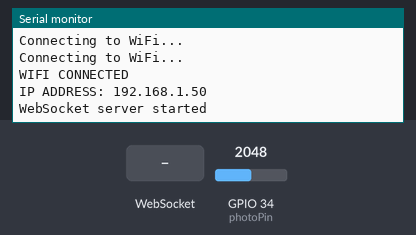
The sketch below on a simulated ESP32. Parts: the last lines printed to the serial monitor. The inputs (shaded band) are chosen by the test bench; at power-on: GPIO 34 (photoPin) = 2048. WiFi joins after 1.5 s; servers stay silent unless stated.

Above: at 2.7 s.
2.8 s: WebSocket text "1" received
At 4.3 s:
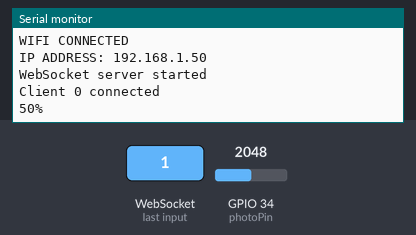
5.0 s: GPIO 34 (photoPin) set to 2866
At 6.3 s:
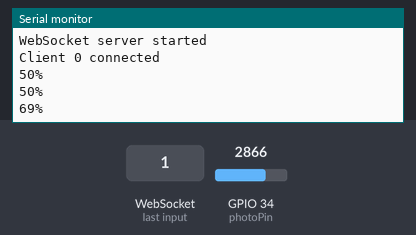
6.5 s: GPIO 34 (photoPin) set to 3603
At 7.3 s:
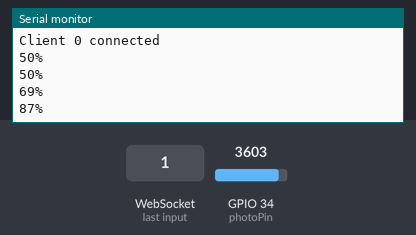
Timing chart, 0 to 9.5 s (numbered marks = the images above; inputs shaded):
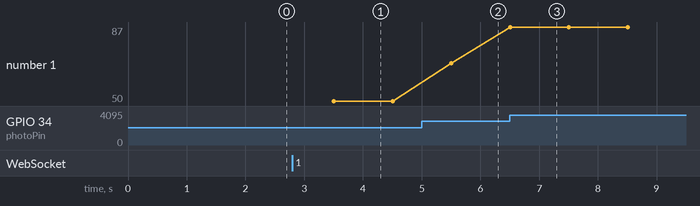

The sketch:

fotosel.ino
```cpp
#include <WebSocketsServer.h>
#include <WiFi.h>

const int photoPin = 34;
bool show = false;

const char *ssid = "";
const char *password = "";

WebSocketsServer webSocket = WebSocketsServer(81);

void webSocketEvent(uint8_t num, WStype_t type, uint8_t *payload,
                    size_t length) {
  if (type == WStype_CONNECTED) {
    Serial.printf("Client %u connected\n", num);
    show = true;
  } else if (type == WStype_DISCONNECTED) {
    Serial.printf("Client %u disconnected\n", num);
  }
}

void setup() {
  Serial.begin(115200);
  WiFi.begin(ssid, password);
  while (WiFi.status() != WL_CONNECTED) {
    Serial.println("Connecting to WiFi...");
    delay(500);
  }
  Serial.println("WIFI CONNECTED");
  Serial.print("IP ADDRESS: ");
  Serial.println(WiFi.localIP());

  webSocket.begin();
  webSocket.onEvent(webSocketEvent);
  Serial.println("WebSocket server started");
}

void loop() {
  webSocket.loop();
  int lightLevel = analogRead(photoPin);
  if (show) {
    // Serial.print("Light Level: ");
    Serial.print(lightLevel * 100 / 4095);
    Serial.println("%");
    String message = String(lightLevel * 100 / 4095);
    webSocket.broadcastTXT(message);
    delay(1000);
  } else {
    delay(2000);
  }
}
```

Measured:
- after the input at 2.8 s, the serial monitor: prints a new line after 0.70 s (image 1)
- after the input at 5.0 s, the serial monitor: prints a new line after 0.51 s (image 2)
- after the input at 6.5 s, the serial monitor: prints a new line at once (image 3)
- plotted number 1: 50 → 69 after the input at 5.0 s, 69 → 87 after the input at 6.5 s
